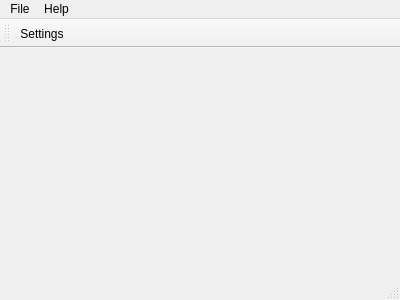
<?xml version="1.0" encoding="UTF-8"?>
<ui version="4.0">
 <class>MainWindow</class>
 <widget class="QMainWindow" name="MainWindow">
  <property name="geometry">
   <rect>
    <x>0</x>
    <y>0</y>
    <width>400</width>
    <height>300</height>
   </rect>
  </property>
  <property name="windowTitle">
   <string>MainWindow</string>
  </property>
  <widget class="QWidget" name="centralWidget"/>
  <widget class="QMenuBar" name="menuBar">
   <property name="geometry">
    <rect>
     <x>0</x>
     <y>0</y>
     <width>400</width>
     <height>27</height>
    </rect>
   </property>
   <widget class="QMenu" name="menuFile">
    <property name="title">
     <string>File</string>
    </property>
    <addaction name="actionSettings"/>
    <addaction name="separator"/>
    <addaction name="actionQuit"/>
   </widget>
   <widget class="QMenu" name="menuHelp">
    <property name="title">
     <string>Help</string>
    </property>
    <addaction name="actionAbout"/>
   </widget>
   <addaction name="menuFile"/>
   <addaction name="menuHelp"/>
  </widget>
  <widget class="QToolBar" name="mainToolBar">
   <attribute name="toolBarArea">
    <enum>TopToolBarArea</enum>
   </attribute>
   <attribute name="toolBarBreak">
    <bool>false</bool>
   </attribute>
   <addaction name="actionSettings"/>
  </widget>
  <widget class="QStatusBar" name="statusBar"/>
  <action name="actionAbout">
   <property name="text">
    <string>About</string>
   </property>
  </action>
  <action name="actionQuit">
   <property name="text">
    <string>Quit</string>
   </property>
   <property name="shortcut">
    <string>Ctrl+Q</string>
   </property>
  </action>
  <action name="actionSettings">
   <property name="text">
    <string>Settings</string>
   </property>
  </action>
 </widget>
 <layoutdefault spacing="6" margin="11"/>
 <resources/>
 <connections/>
</ui>
